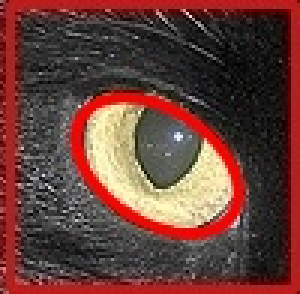
//> input picture eye.jpg, 100 x 98 px (shown 3 times larger)
$ ./grabcut_test eye.jpg   (built with g++ and OpenCV 4)
//> lines starting //> are read from the running program, lines starting //| are printed output that depends on the picture; after the words box and inside, x2 and y2 are one past the last pixel; in counts of white or black regions, pixels touching at a corner belong together
#include "opencv2/opencv.hpp"
#include <iostream>

using namespace cv;
using namespace std;

int main(int argc, char** argv)
{
    // Open another image
    Mat image;
    image = cv::imread(argv[1], 1);
//> image is the input picture: 98 rows x 100 cols, CV_8UC3; mean B, G, R 56.5, 62.7, 104

    if(! image.data ) // Check for invalid input
    {
        cout <<  "Could not open or find the image" << std::endl ;
        return -1;
    }

    // define bounding rectangle
    int border = 20;
    int border2 = border + border;
    cv::Rect rectangle(border,border,image.cols-border2,image.rows-border2);
//> rectangle = Rect(20, 20, 60, 58)

    cv::Mat result; // segmentation result (4 possible values)
    cv::Mat bgModel,fgModel; // the models (internally used)

    // GrabCut segmentation
    cv::grabCut(image,    // input image
        result,   // segmentation result
        rectangle,// rectangle containing foreground
        bgModel,fgModel, // models
        1,        // number of iterations
        cv::GC_INIT_WITH_RECT); // use rectangle
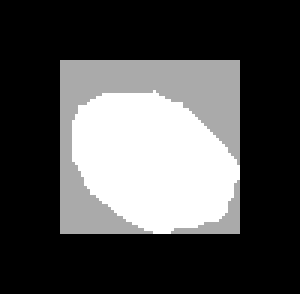
//> result: 98 rows x 100 cols, CV_8UC1 (shown 3 times larger); min 0, max 3, mean 0.91; drawn with min black and max white
//> bgModel = 65 values, max 962.9 at index 55, min -87.12 at index 25, mean 133.9; fgModel = 65 values, max 1014.3 at index 28, min -255.6 at index 25, mean 207.9
    // Get the pixels marked as likely foreground
    cv::compare(result,cv::GC_PR_FGD,result,cv::CMP_EQ);
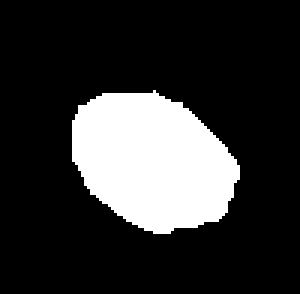
//> result: 98 rows x 100 cols, CV_8UC1 (shown 3 times larger); 20% white; 1 white region, box (x1, y1, x2, y2) and area: (24, 30, 80, 78) 1957
    // Generate output image
    cv::Mat foreground(image.size(),CV_8UC3,cv::Scalar(255,255,255));
    image.copyTo(foreground,result); // bg pixels not copied
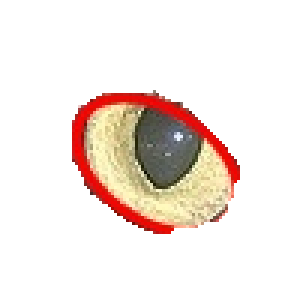
//> foreground: 98 rows x 100 cols, CV_8UC3 (shown 3 times larger); mean B, G, R 225.1, 231.1, 242.6

    // draw rectangle on original image
    cv::rectangle(image, rectangle, cv::Scalar(255,255,255),1);
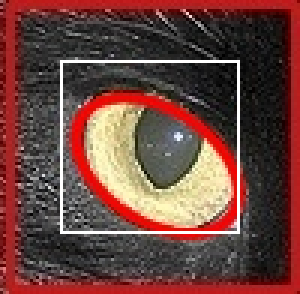
//> image: 98 rows x 100 cols, CV_8UC3 (shown 3 times larger); 2.37% of pixels changed, all inside (x1, y1, x2, y2) = (20, 20, 80, 78)
    cv::namedWindow("Image");
    cv::imshow("Image",image);

    // display result
    cv::namedWindow("Segmented Image");
    cv::imshow("Segmented Image",foreground);


    waitKey();
    return 0;

}
